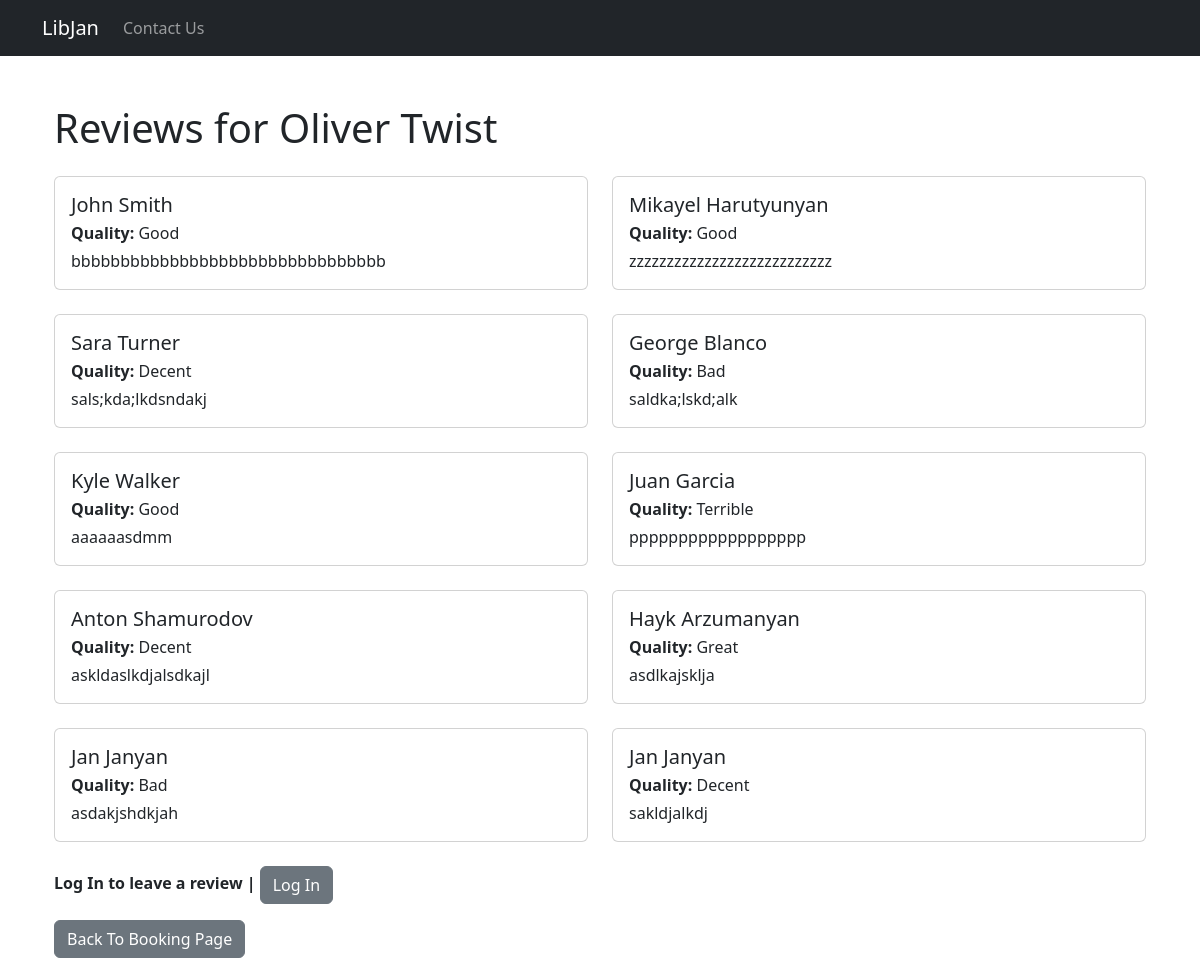
The page /author/1/Oliver Twist/reviews on the database its author committed.
### books/models.py (models this page shows, shortened)
class Book(models.Model):
    author = models.ForeignKey(Author, on_delete=models.CASCADE)
    title = models.CharField(max_length=100)
    description = models.CharField(max_length=250)
    is_available = models.BooleanField(default=True)

class BookReview(models.Model):
    REVIEW_CHOICES = [
        ('Great', 'Great'),
        ('Good', 'Good'),
        ('Decent', 'Decent'),
        ('Bad', 'Bad'),
        ('Terrible', 'Terrible'),
    ]
    client = models.ForeignKey(Client, on_delete=models.CASCADE)
    book = models.ForeignKey(Book, on_delete=models.CASCADE)
    review = models.CharField(max_length=500)
    rating = models.CharField(max_length=15, choices=REVIEW_CHOICES)
    created_at = models.DateTimeField(auto_now_add=True)

class Client(models.Model):
    user = models.OneToOneField(User, on_delete=models.CASCADE)
    address = models.CharField(max_length=100)

### books/views.py (the view, shortened to what this page needs)
# urls.py: path('author/<int:author_id>/<str:book_title>/reviews', views.book_reviews, name='book_reviews'),
def book_reviews(request, author_id, book_title):
    book = get_object_or_404(Book, title=book_title)
    reviews = BookReview.objects.filter(book=book)
    has_reviewed = False
    if not request.user.is_anonymous:
        client = get_object_or_404(Client, user=request.user)
        if BookReview.objects.filter(client=client, book=book).exists():
            has_reviewed = True
    return render(request, 'books/reviews.html', {'book': book, 'reviews': reviews, 'has_reviewed': has_reviewed})

### books/templates/books/reviews.html (shortened to what this page needs)
{% extends 'master.html' %}
{% block content %}
<div class="container mt-5">
    <h1 class="mb-4">Reviews for {{ book.title }}</h1>
    {% if reviews %}
        <div class="row row-cols-1 row-cols-md-2">
            {% for review in reviews %}
                <div class="col mb-4">
                    <div class="card">
                        <div class="card-body">
                            <h5 class="card-title mb-1">{{ review.client.user.first_name }} {{ review.client.user.last_name }}</h5>
                            <p class="card-text mb-1"><strong>Quality:</strong> {{ review.rating }}</p>
                            <p class="card-text">{{ review.review }}</p>
                        </div>
                    </div>
                </div>
            {% endfor %}
        </div>
    {% else %}
        <p>No reviews available for this book.</p>
    {% endif %}
    {% if user.is_authenticated %}
        {% if not has_reviewed %}
            <button class="btn btn-primary" onclick="openReviewForm()" style="margin-right: 5px;">Leave a Review</button>
        {% else %}
            <form method="post" style="display: inline-flex;">
                {% csrf_token %}
                <input type="hidden" name="delete_review">
                <button type="submit" class="btn btn-danger mb-3" style="margin-right: 5px;">Delete the Review</button>
            </form>
        {% endif %}
    {% else %}
        <p><strong>Log In to leave a review | </strong><a href="{% url 'login' %}" class="btn btn-secondary">Log In</a></p>
    {% endif %}
    <a href="{% url 'book_page' author_id=book.author.id book_title=book.title %}" class="btn btn-secondary" style="vertical-align: top;">Back To Booking Page</a>
</div>
{% endblock %}

### rows shown on the page
Book: title "Oliver Twist"
BookReview: client.user.first_name "John", client.user.last_name "Smith", rating "Good", review "bbbbbbbbbbbbbbbbbbbbbbbbbbbbbbbb"
BookReview: client.user.first_name "Mikayel", client.user.last_name "Harutyunyan", rating "Good", review "zzzzzzzzzzzzzzzzzzzzzzzzzzz"
BookReview: client.user.first_name "Sara", client.user.last_name "Turner", rating "Decent", review "sals;kda;lkdsndakj"
BookReview: client.user.first_name "George", client.user.last_name "Blanco", rating "Bad", review "saldka;lskd;alk"
BookReview: client.user.first_name "Kyle", client.user.last_name "Walker", rating "Good", review "aaaaaasdmm"
BookReview: client.user.first_name "Juan", client.user.last_name "Garcia", rating "Terrible", review "pppppppppppppppppp"
BookReview: client.user.first_name "Anton", client.user.last_name "Shamurodov", rating "Decent", review "askldaslkdjalsdkajl"
BookReview: client.user.first_name "Hayk", client.user.last_name "Arzumanyan", rating "Great", review "asdlkajsklja"
BookReview: client.user.first_name "Jan", client.user.last_name "Janyan", rating "Bad", review "asdakjshdkjah"
BookReview: client.user.first_name "Jan", client.user.last_name "Janyan", rating "Decent", review "sakldjalkdj"
